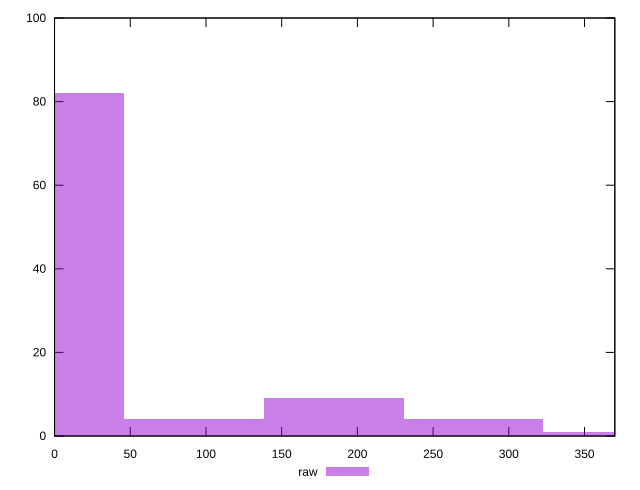

Source code (gnuplot):
reset

$raw <<EOF
0 82
184.44059953019394 9
92.22029976509697 4
276.6608992952909 4
368.88119906038787 1
EOF

set key outside below
set boxwidth 92.22029976509697
set xrange [0:370]
set yrange [0:100]
set trange [0:100]
set style fill transparent solid 0.5 noborder
set terminal svg size 640, 490 enhanced background rgb 'white'
set output "reprap/unminified-javascript/samples/pages+cached+noexternal+nomedia+nocss/raw/histogram.svg"

plot $raw title "raw" with boxes

reset
